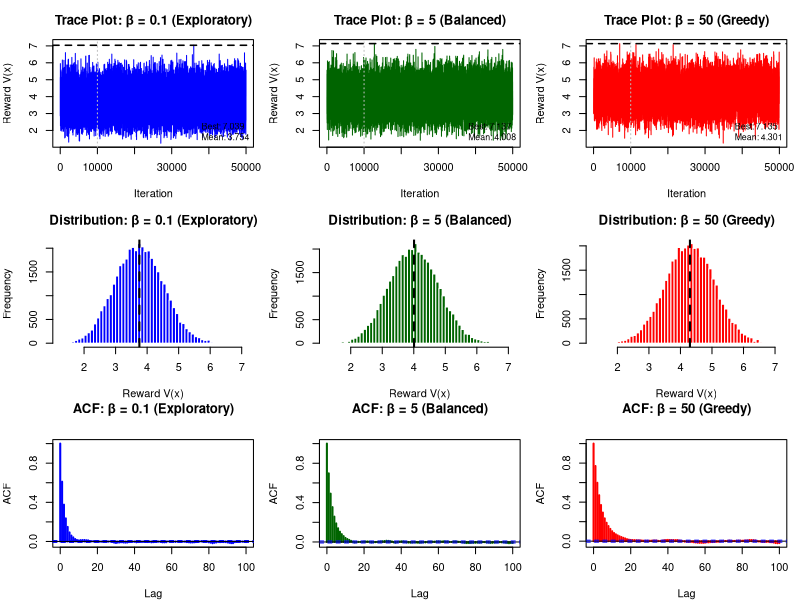
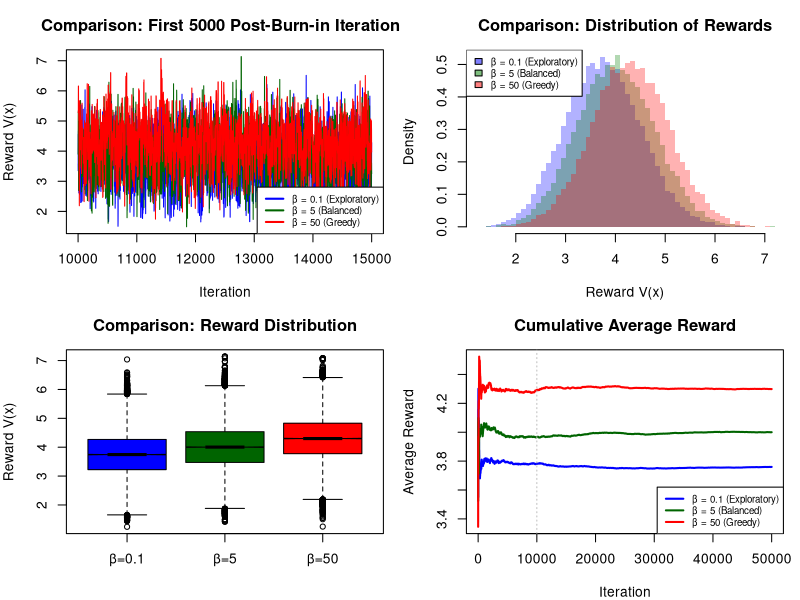

Reproduce these figures in R, in order.
rm(list = ls())


#this code was inspired by the knapsack problem code in seminar 9 ex3

#parameters 
N <- 10000 #Number of MCMC steps
L <- 1000 #last L steps to analyze 
beta <- 0.1 #temperature parameter tunable (We ll use 0.01 0.1 1)


n_cities <- 11 #cities 0 to 10

generate_reward_matrix <- function(){

  
  # we generate a matrix Aij with the rewards
V <- matrix(0, nrow = n_cities, ncol = n_cities)

#v(i, j ) for j!=i because v(i,i) = 0
for (i in 3:10) {
  for (j in 1:10) {
    if (i != j) {  # skip v(i,i)
      V[i + 1, j + 1] <- runif(1, 0, 1)
    }
  }
}
  
return(V)
}

V <-generate_reward_matrix()

cat("Reward matrix v(i,j)")
print(round(V[1:6, 1:6], 3)) ###just to see
cat("\n")


#Calculate reward for the helper function
# V(x) = sum_{i=1}^r v(x_{i-1}, x_i)

calculate_reward <- function(path, V){
  
  total <- 0
  r <-length(path) -1
  
  for (i in 1:r){
    from <-path[i] + 1
    to <-path[i+1] + 1
    total <- total + V[from, to]
  }
  
  return(total)
  
  
  }
# Propose new path by swapping two cities (keeping x0 = 0 fixed)
# we get valid permutations of the same sequence this way
propose_swap <- function(current_path) {
  new_path <- current_path
  r <- length(current_path) - 1
  
  if (r >= 2) {
    # Swap two random positions (excluding position 1 which is x0 = 0)
    positions <- sample(2:(r + 1), size = 2, replace = FALSE)
    new_path[positions[1]] <- current_path[positions[2]]
    new_path[positions[2]] <- current_path[positions[1]]
  }
  
  return(new_path)
}


# Target stationary distribution: π(x) -> exp(β · V(x))
# where β is the tunable parameter

# β controls the "temperature":
# - β → 0 we get uniform distribution (explores everything equally)
# - β small we get broad distribution (explores widely)
# - β medium we get concentrated on good solutions
# - β larg we get concentrated on best solutions (exploitation)

run_mcmc <- function(V, r, beta, N = 50000, burn_in = 10000) {
  # r = number of cities to visit (not including x0)
  # beta = tunable parameter controlling exploration vs exploitation
  # N = total number of MCMC iterations
  
  # Initialize: x0 = 0, then cities 1, 2, ..., r in random order
  X_current <- c(0, sample(1:r, size = r, replace = FALSE))
  
  # Storage
  rewards <- numeric(N)
  paths <- list()
  acceptances <- 0
  
  
  # MCMC iterations
  for (n in 1:N) {
    # Swap two cities 
    X_prop <- propose_swap(X_current)
    
    # calculate the values with the helper 
    v_current <- calculate_reward(X_current, V)
    v_prop <- calculate_reward(X_prop, V)
    
    # METROPOLIS ACCEPTANCE 
    # Accept with probability min(1, exp(β·(V_prop - V_current)))
    exp_term <- exp(beta * (v_prop - v_current))
    prob_accept <- min(exp_term, 1)
    
    U <- runif(1)
    if (U < prob_accept) {
      X_current <- X_prop
      acceptances <- acceptances + 1
    }

    
    # Store current state
    rewards[n] <- calculate_reward(X_current, V)
    if (n %% 1000 == 0) {
      paths[[n / 1000]] <- X_current
    }
  }
  
  # Return results
  list(
    rewards = rewards,
    rewards_after_burnin = rewards[(burn_in + 1):N],
    paths = paths,
    acceptance_rate = acceptances / N,
    best_reward = max(rewards),
    best_path_idx = which.max(rewards)
  )
}


cat("============================================\n")
cat("Running MCMC for 3 Different β Values\n")
cat("============================================\n\n")

r <- 10  # visit all cities 1 through 10
N <- 50000
burn_in <- 10000

# THREE DIFFERENT β VALUES
beta_values <- c(0.1, 0.5, 1)

results <- list()

for (i in 1:length(beta_values)) {
  beta <- beta_values[i]
  cat(sprintf("Running MCMC with β = %.1f...\n", beta))
  
  results[[i]] <- run_mcmc(V, r, beta, N, burn_in)
  
  
  cat(sprintf("  Acceptance rate: %.3f\n", results[[i]]$acceptance_rate))
  cat(sprintf("  Best reward found: %.4f\n", results[[i]]$best_reward))
  cat(sprintf("  Mean reward (after burn-in): %.4f\n", 
              mean(results[[i]]$rewards_after_burnin)))
  cat(sprintf("  Std dev (after burn-in): %.4f\n\n", 
              sd(results[[i]]$rewards_after_burnin)))
}

# Setup for multiple plots
par(mfrow = c(3, 3), mar = c(4, 4, 3, 1))

colors <- c("blue", "darkgreen", "red")
beta_labels <- c("β = 0.1 (Exploratory)", 
                 "β = 5 (Balanced)", 
                 "β = 50 (Greedy)")

# ROW 1: Full trace plots
for (i in 1:3) {
  plot(results[[i]]$rewards, type = 'l', col = colors[i],
       main = paste("Trace Plot:", beta_labels[i]),
       xlab = "Iteration", ylab = "Reward V(x)",
       ylim = range(results[[1]]$rewards, results[[2]]$rewards, results[[3]]$rewards))
  abline(h = results[[i]]$best_reward, col = "black", lty = 2, lwd = 1.5)
  abline(v = burn_in, col = "gray", lty = 3)
  legend("bottomright", 
         legend = c(paste("Best:", round(results[[i]]$best_reward, 3)),
                    paste("Mean:", round(mean(results[[i]]$rewards_after_burnin), 3))),
         bty = "n", cex = 0.8)
}


# ROW 2: Histograms (after burn-in)
for (i in 1:3) {
  hist(results[[i]]$rewards_after_burnin, 
       breaks = 50, 
       col = colors[i],
       border = "white",
       main = paste("Distribution:", beta_labels[i]),
       xlab = "Reward V(x)",
       ylab = "Frequency",
       xlim = range(results[[1]]$rewards_after_burnin, 
                    results[[2]]$rewards_after_burnin, 
                    results[[3]]$rewards_after_burnin))
  abline(v = mean(results[[i]]$rewards_after_burnin), 
         col = "black", lwd = 2, lty = 2)
}


# ROW 3: Autocorrelation plots
for (i in 1:3) {
  acf(results[[i]]$rewards_after_burnin, 
      main = paste("ACF:", beta_labels[i]),
      col = colors[i],
      lwd = 2,
      lag.max = 100)
}


#Comparison with all three in the same axis 

par(mfrow = c(2, 2), mar = c(4, 4, 3, 1))

# Combined trace (after burn-in)
plot_start <- burn_in + 1
plot_end <- burn_in + 5000
plot(plot_start:plot_end, results[[1]]$rewards[plot_start:plot_end], 
     type = 'l', col = colors[1], lwd = 1,
     main = "Comparison: First 5000 Post-Burn-in Iterations",
     xlab = "Iteration", ylab = "Reward V(x)",
     ylim = range(results[[1]]$rewards[plot_start:plot_end],
                  results[[2]]$rewards[plot_start:plot_end],
                  results[[3]]$rewards[plot_start:plot_end]))
lines(plot_start:plot_end, results[[2]]$rewards[plot_start:plot_end], 
      col = colors[2], lwd = 1)
lines(plot_start:plot_end, results[[3]]$rewards[plot_start:plot_end], 
      col = colors[3], lwd = 1)
legend("bottomright", legend = beta_labels, 
       col = colors, lwd = 2, cex = 0.7)


hist(results[[1]]$rewards_after_burnin, breaks = 50, 
     col = rgb(0, 0, 1, 0.3), border = NA,
     main = "Comparison: Distribution of Rewards",
     xlab = "Reward V(x)", ylab = "Density",
     freq = FALSE,
     xlim = range(results[[1]]$rewards_after_burnin,
                  results[[2]]$rewards_after_burnin,
                  results[[3]]$rewards_after_burnin))
hist(results[[2]]$rewards_after_burnin, breaks = 50,
     col = rgb(0, 0.5, 0, 0.3), border = NA, add = TRUE, freq = FALSE)
hist(results[[3]]$rewards_after_burnin, breaks = 50,
     col = rgb(1, 0, 0, 0.3), border = NA, add = TRUE, freq = FALSE)
legend("topleft", legend = beta_labels, 
       fill = c(rgb(0, 0, 1, 0.5), rgb(0, 0.5, 0, 0.5), rgb(1, 0, 0, 0.5)),
       cex = 0.7)



# Box plots comparison
boxplot(results[[1]]$rewards_after_burnin,
        results[[2]]$rewards_after_burnin,
        results[[3]]$rewards_after_burnin,
        names = c("β=0.1", "β=5", "β=50"),
        col = colors,
        main = "Comparison: Reward Distribution",
        ylab = "Reward V(x)",
        notch = TRUE)

# Running average comparison
running_avg_1 <- cumsum(results[[1]]$rewards) / (1:N)
running_avg_2 <- cumsum(results[[2]]$rewards) / (1:N)
running_avg_3 <- cumsum(results[[3]]$rewards) / (1:N)



plot(running_avg_1, type = 'l', col = colors[1], lwd = 2,
     main = "Cumulative Average Reward",
     xlab = "Iteration", ylab = "Average Reward",
     ylim = range(running_avg_1, running_avg_2, running_avg_3))
lines(running_avg_2, col = colors[2], lwd = 2)
lines(running_avg_3, col = colors[3], lwd = 2)
abline(v = burn_in, col = "gray", lty = 3)
legend("bottomright", legend = beta_labels, 
       col = colors, lwd = 2, cex = 0.7)



#find and display best paths 


for (i in 1:3) {
  best_idx <- results[[i]]$best_path_idx
  
  # Reconstruct the best path (we need to run forward from a saved point)
  # For simplicity, let's find the best from last 1000 iterations
  last_1000 <- results[[i]]$rewards[(N-999):N]
  best_in_last <- which.max(last_1000)
  
  cat(sprintf("β = %.1f:\n", beta_values[i]))
  cat(sprintf("  Best reward: %.4f\n", results[[i]]$best_reward))
  cat(sprintf("  Found at iteration: %d\n\n", best_idx))
}

#verify convergence 

for (i in 1:3) {
  # Split chain in half and compare
  n_half <- length(results[[i]]$rewards_after_burnin) / 2
  first_half <- results[[i]]$rewards_after_burnin[1:n_half]
  second_half <- results[[i]]$rewards_after_burnin[(n_half+1):(2*n_half)]
  
  cat(sprintf("β = %.1f:\n", beta_values[i]))
  cat(sprintf("  First half mean:  %.4f\n", mean(first_half)))
  cat(sprintf("  Second half mean: %.4f\n", mean(second_half)))
  cat(sprintf("  Difference:       %.4f\n", abs(mean(first_half) - mean(second_half))))
  cat(sprintf("  Effective sample size: ~%.0f\n\n", 
              length(results[[i]]$rewards_after_burnin) / 
                (1 + 2 * sum(acf(results[[i]]$rewards_after_burnin, 
                                 plot = FALSE, lag.max = 50)$acf[-1]))))
  
  
  
  

}